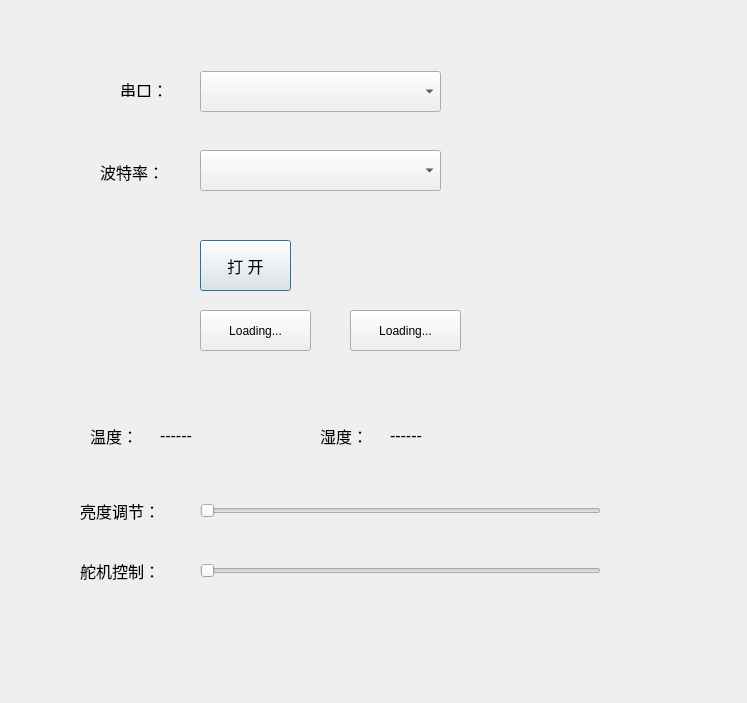
<?xml version="1.0" encoding="UTF-8"?>
<ui version="4.0">
 <class>MainDialog</class>
 <widget class="QDialog" name="MainDialog">
  <property name="geometry">
   <rect>
    <x>0</x>
    <y>0</y>
    <width>747</width>
    <height>703</height>
   </rect>
  </property>
  <property name="windowTitle">
   <string>MainDialog</string>
  </property>
  <widget class="QLabel" name="label">
   <property name="geometry">
    <rect>
     <x>120</x>
     <y>82</y>
     <width>72</width>
     <height>15</height>
    </rect>
   </property>
   <property name="font">
    <font>
     <pointsize>12</pointsize>
    </font>
   </property>
   <property name="text">
    <string>串口：</string>
   </property>
  </widget>
  <widget class="QComboBox" name="comboSerialPort">
   <property name="geometry">
    <rect>
     <x>200</x>
     <y>71</y>
     <width>241</width>
     <height>41</height>
    </rect>
   </property>
   <property name="font">
    <font>
     <pointsize>12</pointsize>
    </font>
   </property>
  </widget>
  <widget class="QLabel" name="label_2">
   <property name="geometry">
    <rect>
     <x>100</x>
     <y>161</y>
     <width>91</width>
     <height>21</height>
    </rect>
   </property>
   <property name="font">
    <font>
     <pointsize>12</pointsize>
    </font>
   </property>
   <property name="text">
    <string>波特率：</string>
   </property>
  </widget>
  <widget class="QComboBox" name="comboBaud">
   <property name="geometry">
    <rect>
     <x>200</x>
     <y>150</y>
     <width>241</width>
     <height>41</height>
    </rect>
   </property>
   <property name="font">
    <font>
     <pointsize>12</pointsize>
    </font>
   </property>
  </widget>
  <widget class="QPushButton" name="btnOpen">
   <property name="geometry">
    <rect>
     <x>200</x>
     <y>240</y>
     <width>91</width>
     <height>51</height>
    </rect>
   </property>
   <property name="font">
    <font>
     <pointsize>12</pointsize>
    </font>
   </property>
   <property name="text">
    <string>打 开</string>
   </property>
  </widget>
  <widget class="QPushButton" name="btnAlarm">
   <property name="geometry">
    <rect>
     <x>200</x>
     <y>310</y>
     <width>111</width>
     <height>41</height>
    </rect>
   </property>
   <property name="text">
    <string>Loading...</string>
   </property>
  </widget>
  <widget class="QPushButton" name="btnLED2On">
   <property name="geometry">
    <rect>
     <x>350</x>
     <y>310</y>
     <width>111</width>
     <height>41</height>
    </rect>
   </property>
   <property name="text">
    <string>Loading...</string>
   </property>
  </widget>
  <widget class="QSlider" name="sliderLight">
   <property name="geometry">
    <rect>
     <x>200</x>
     <y>500</y>
     <width>401</width>
     <height>22</height>
    </rect>
   </property>
   <property name="orientation">
    <enum>Qt::Horizontal</enum>
   </property>
  </widget>
  <widget class="QLabel" name="label_3">
   <property name="geometry">
    <rect>
     <x>80</x>
     <y>495</y>
     <width>111</width>
     <height>31</height>
    </rect>
   </property>
   <property name="font">
    <font>
     <pointsize>12</pointsize>
    </font>
   </property>
   <property name="text">
    <string>亮度调节：</string>
   </property>
  </widget>
  <widget class="QLabel" name="label_4">
   <property name="geometry">
    <rect>
     <x>80</x>
     <y>555</y>
     <width>101</width>
     <height>31</height>
    </rect>
   </property>
   <property name="font">
    <font>
     <pointsize>12</pointsize>
    </font>
   </property>
   <property name="text">
    <string>舵机控制：</string>
   </property>
  </widget>
  <widget class="QSlider" name="sliderServo">
   <property name="geometry">
    <rect>
     <x>200</x>
     <y>560</y>
     <width>401</width>
     <height>22</height>
    </rect>
   </property>
   <property name="orientation">
    <enum>Qt::Horizontal</enum>
   </property>
  </widget>
  <widget class="QLabel" name="label_5">
   <property name="geometry">
    <rect>
     <x>90</x>
     <y>420</y>
     <width>71</width>
     <height>31</height>
    </rect>
   </property>
   <property name="font">
    <font>
     <pointsize>12</pointsize>
    </font>
   </property>
   <property name="text">
    <string>温度：</string>
   </property>
  </widget>
  <widget class="QLabel" name="label_6">
   <property name="geometry">
    <rect>
     <x>320</x>
     <y>420</y>
     <width>71</width>
     <height>31</height>
    </rect>
   </property>
   <property name="font">
    <font>
     <pointsize>12</pointsize>
    </font>
   </property>
   <property name="text">
    <string>湿度：</string>
   </property>
  </widget>
  <widget class="QLabel" name="labelTemp">
   <property name="geometry">
    <rect>
     <x>160</x>
     <y>420</y>
     <width>111</width>
     <height>31</height>
    </rect>
   </property>
   <property name="font">
    <font>
     <pointsize>12</pointsize>
    </font>
   </property>
   <property name="text">
    <string>------</string>
   </property>
  </widget>
  <widget class="QLabel" name="labelHumi">
   <property name="geometry">
    <rect>
     <x>390</x>
     <y>420</y>
     <width>111</width>
     <height>31</height>
    </rect>
   </property>
   <property name="font">
    <font>
     <pointsize>12</pointsize>
    </font>
   </property>
   <property name="text">
    <string>------</string>
   </property>
  </widget>
 </widget>
 <resources/>
 <connections/>
</ui>
